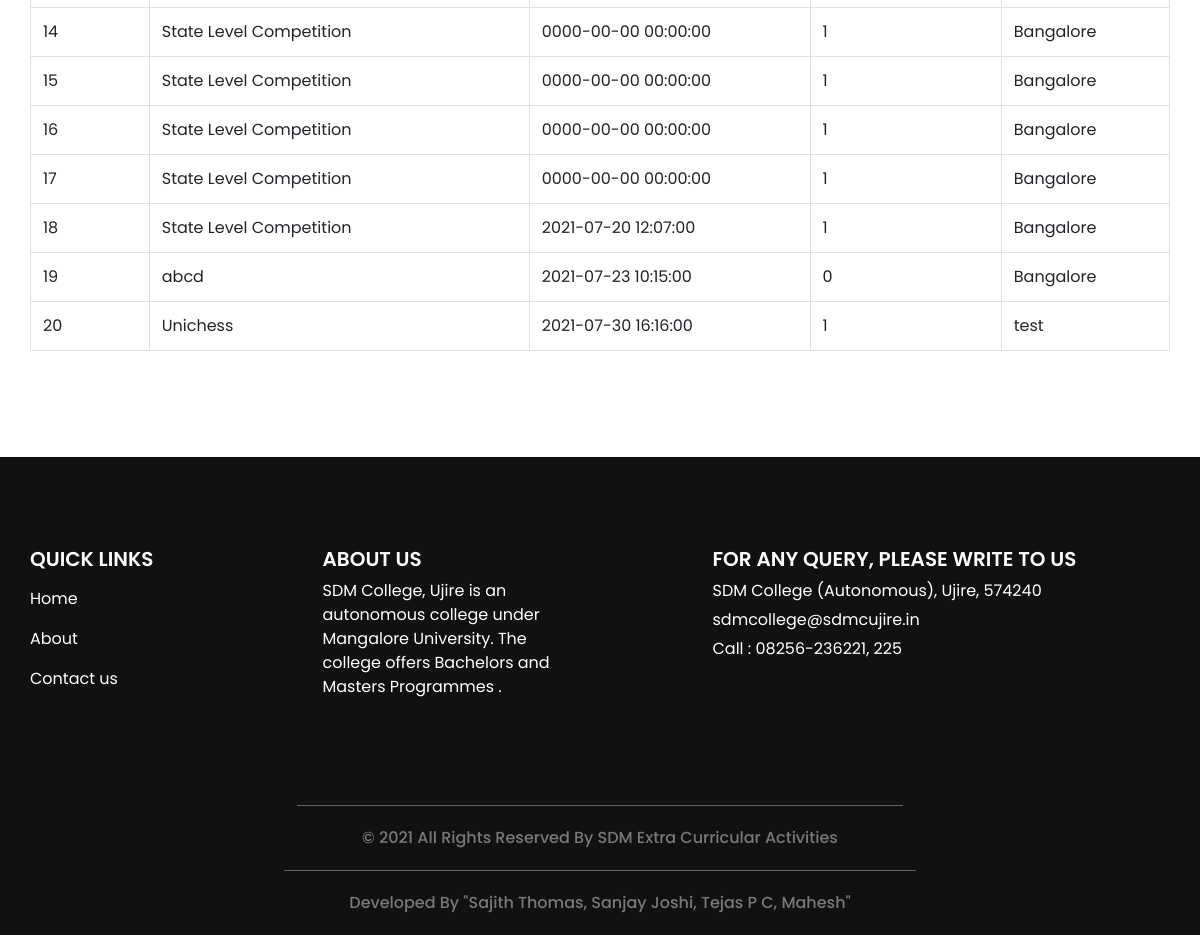
The page /event_display.php (lower part) on the database as committed earlier.
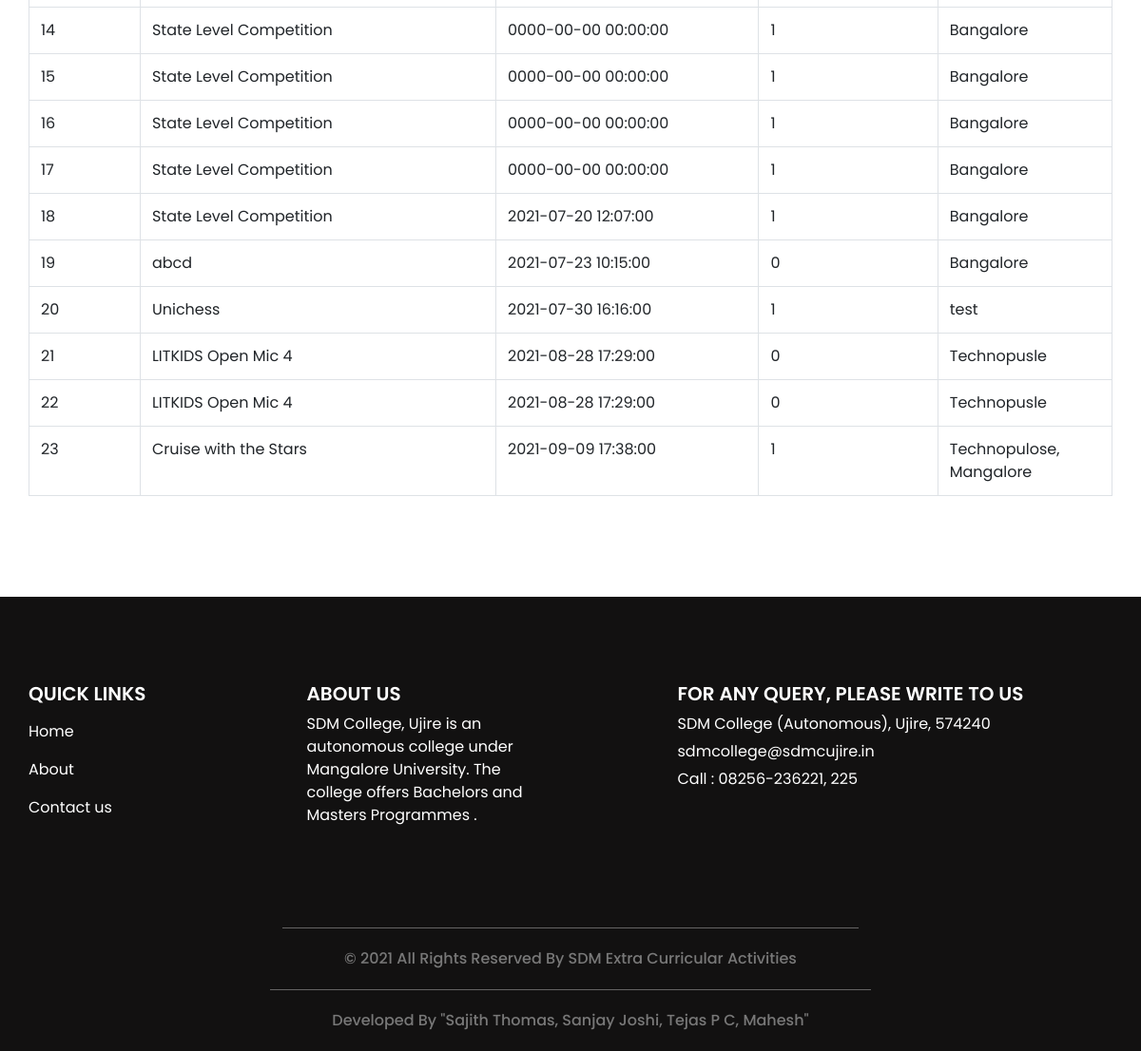
The same page on the database as committed later.
### tables this page shows
CREATE TABLE `event` (
  `event_id` bigint(20) NOT NULL,
  `event_type_id` int(11) NOT NULL,
  `event_participation_type` varchar(25) NOT NULL COMMENT 'Single, Team',
  `no_of_participants` int(11) NOT NULL,
  `event_title` varchar(300) NOT NULL,
  `event_description` text NOT NULL,
  `event_rules` text NOT NULL,
  `event_banner` varchar(300) NOT NULL,
  `department_id` int(11) NOT NULL,
  `club` varchar(25) NOT NULL COMMENT 'if department not selected then it will come under club',
  `course_id` int(11) NOT NULL,
  `st_class` varchar(20) NOT NULL,
  `event_date_time` datetime NOT NULL,
  `event_venue` text NOT NULL,
  `staff_id` int(11) NOT NULL,
  `firstplace_point` int(11) NOT NULL,
  `secondplace_point` int(11) NOT NULL,
  `thirdplace_point` int(11) NOT NULL,
  `participation_point` int(11) NOT NULL,
  `participation_limit` int(11) NOT NULL,
  `event_status` varchar(10) NOT NULL
);

### event_display.php (the view, shortened to what this page needs)
<?php
include("header.php");
?>
  <section class="event_section layout_padding">
    <div class="container">
      <div class="event_container">
        <div class="">
<table id="datatableplugin" class="table table-bordered">
	<tbody>
		<?php
		$sqlview = "SELECT * FROM  event";
		$qsqlview = mysqli_query($con,$sqlview);
		while($rsview = mysqli_fetch_array($qsqlview))
		{
			echo "<tr>
				<td>$rsview[event_id]</td>
				<td>$rsview[event_title]</td>
				<td>$rsview[event_date_time]</td>
				<td>$rsview[department_id]</td>
				<td>$rsview[event_venue]</td>
			</tr>";
		}
		?>
	</tbody>
</table>
        </div>
      </div>
    </div>
  </section>
<?php
include("footer.php");
?>

Rows that differ between the two databases and show on the page:
added event: event_id "21", event_title "LITKIDS Open Mic 4", event_date_time "2021-08-28 17:29:00", department "0", event_venue "Technopusle"
added event: event_id "22", event_title "LITKIDS Open Mic 4", event_date_time "2021-08-28 17:29:00", department "0", event_venue "Technopusle"
added event: event_id "23", event_title "Cruise with the Stars", event_date_time "2021-09-09 17:38:00", department "1", event_venue "Technopulose, Mangalore"
